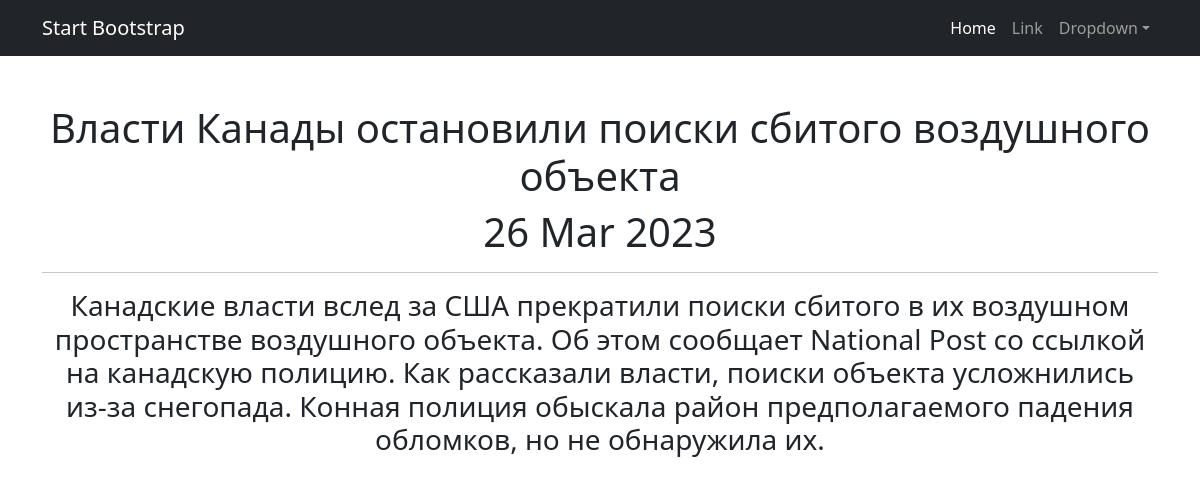
The page /news/2 on the database its author committed.
### news/models.py (models this page shows, shortened)
class Post(models.Model):
    author = models.ForeignKey(Author, on_delete=models.CASCADE)
    NEWS = 'NW'
    ARTICLE = 'AR'
    CATEGORY_CHOICES = (
        (NEWS, 'Новость'),
        (ARTICLE, 'Статья'),
    )
    categoryType = models.CharField(max_length=2, choices=CATEGORY_CHOICES, default=ARTICLE)
    dateCreation = models.DateTimeField(auto_now_add=True)
    postCategory = models.ManyToManyField(Category, through='PostCategory')
    title = models.CharField(max_length=128)
    text = models.TextField()
    rating = models.SmallIntegerField(default=0)

### news/views.py (the view)
# urls.py: path('<int:pk>', PostList.as_view())
class PostList(DetailView):
    model = Post
    template_name = 'post.html'
    context_object_name = 'post'

### templates/post.html (shortened to what this page needs)
{% extends 'flatpages/default.html' %}
{% block content %}
   <h1>{{ post.title }}</h1>
    <h1>{{ post.dateCreation|date:'d M Y' }}</h1>
   <hr>
    <h3>{{ post.text }}</h3>
{% endblock content %}

### rows shown on the page
Post: title "Власти Канады остановили поиски сбитого воздушного объекта", dateCreation "26 Mar 2023", text "Канадские власти вслед за США прекратили поиски сбитого в их воздушном пространстве воздушного объекта. Об этом сообщает National Post со ссылкой на канадскую полицию. Как рассказали власти, поиски объекта усложнились из-за снегопада. Конная полиция обыскала район предполагаемого падения обломков, но не обнаружила их."
